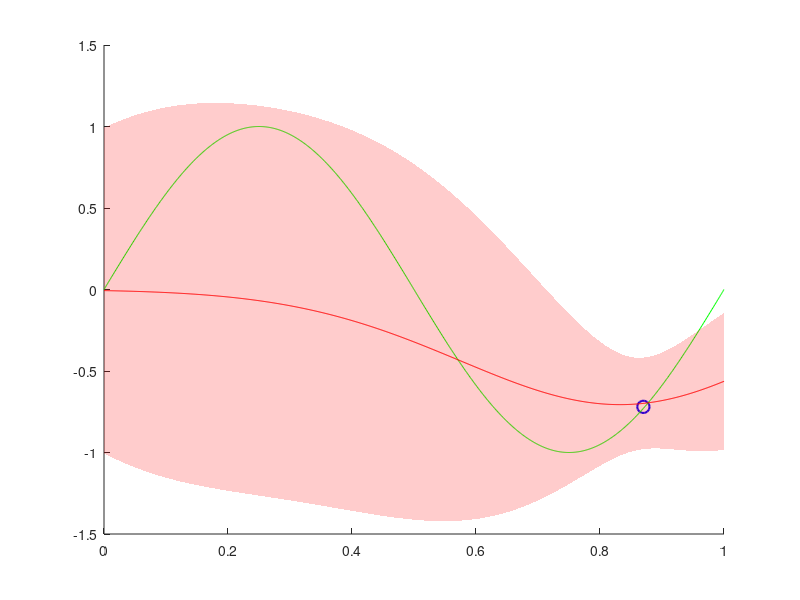
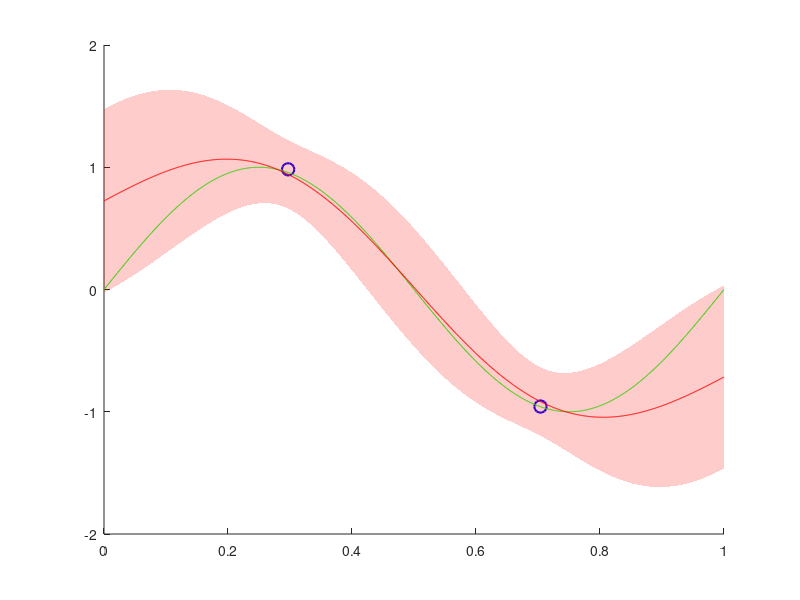
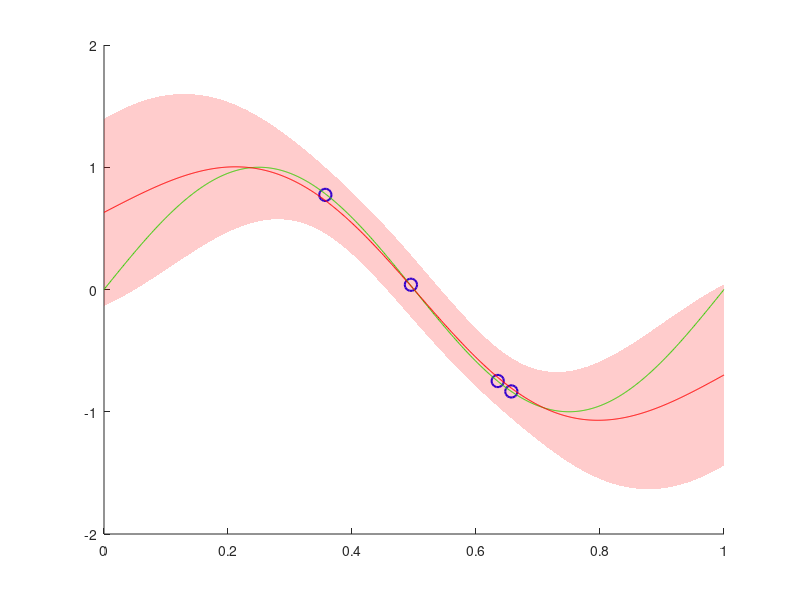
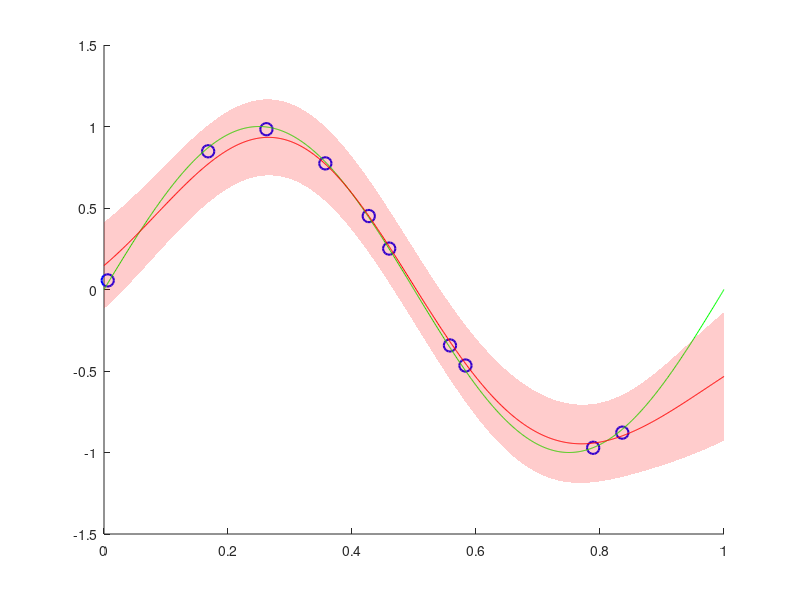

The MATLAB script that drew these images, in order:
%% Machine Learning Mini-MATLAB Project 2: Bayesian Linear Regression
%% Dennis Gavrilov, Andrew Koe, Miraj Patel
clear all; 
close all; 
clc;

%PART 2:

%generating axis, just like part 1
x = 0:.001:1;
y = 0:.001:1;
stddev = 0.2;
sampleDataT = zeros(size(x));

%real sine function
realSine = sin(2*pi.*x);

%figure; TEST
%plot(x,realSine, 'g');

%forloop to generate sample data
for i=1:1:length(x)
    %statements
    xn = unifrnd(-1,1);
    noise = normrnd(0,stddev);
    sampleDataT(i) = sin(2*pi.*x(:,i)) + (0.1)*noise;
    %keyboard;
end
totalData= [x', sampleDataT'];

%The Hyperparameters:
alpha = 2.0;
beta = (1/stddev)^2;

%Update Eqns
%First for ONE Target:
%Mn update eqn: Mn = beta*Sn*transpose(design)*targets
%Sn update eqn: inverse(Sn) = alpha*Identity + beta*transpose(design)*design

%This time we have 9 basis functions
%textbook said to refer to basis function (3.4)
%phij(x) = exp(-((x-Mu_j)^2)/(2*(s)^2)) where Mu_j governs locations of
%basis functions in input space, and s is the spacial scale

%to make even input space
Mu_j = linspace(0,1,9); %9 Mu's
sValue = 0.2; %arbitrary value for spacial scale
s = 0.2 * (ones(1,9));

%get one sample point
target1 = datasample(totalData,1);
pulledX = target1(:,1); %only want target inputs

phi_j = [];
%forloop to create each basis
for j=1:9
    phi_j = [phi_j; exp(-((pulledX-Mu_j(j)).^2)/(2*(s(j)).^2))];
end

%now want to create design matrix
design = transpose(phi_j);

%update
inverseSn = alpha*eye(9,9) + beta*(transpose(design))*design; %with 9 basis functions, eye is always 9x9
Sn = inv(inverseSn);
Mn = beta*Sn*(transpose(design))*target1(:,2); %only want target outputs

%Create phi function that can be used to calculate variance
for ll=1:9
    phi_x(ll,:) = exp(-((x-Mu_j(ll)).^2)/(2.*(s(ll)).^2));
end

%Get variance at every point in x's linspace
%Eqn Var = 1/beta + transpose(phi(x))*Sn*phi(x)
for ww=1:length(x)
    variance(ww) = 1/beta + transpose(phi_x(:,ww))*Sn*phi_x(:,ww);
end

%Posterior = Normal(t|transpose(Mn)*phi_j,var())
%Not necessary

figure;
hold on;
scatter(target1(:,1),target1(:,2),80,'MarkerEdgeColor',[0 0 1],...
              'LineWidth',1.5);
predictiveDist = transpose(Mn)*phi_x;
plot(x,realSine, 'g');
plot(x,predictiveDist,'r');

%Shaded part
minusvar=predictiveDist-sqrt(variance);
plusvar=predictiveDist+sqrt(variance);
X=[x,fliplr(x)];
Y=[minusvar,fliplr(plusvar)];
fill(X,Y,'r','FaceAlpha',.2,'EdgeColor','none');
hold off;

%% Now to do it all again but with 2 targets
targets = [];
pulledX = [];
phi_j = [];
for d=1:2
    targets =[targets; datasample(totalData,1)];
    pulledX(d,:) = targets(d,1); %only want target inputs
    %forloop to create each basis
    for j=1:9
        phi_j(d,j) = [exp(-((pulledX(d,1)- Mu_j(j)).^2)/(2*(s(j)).^2))];
    end
end

%now want to create design matrix
design = (phi_j);

%update
inverseSn = alpha*eye(9,9) + beta*(transpose(design))*design; %with 9 basis functions, eye is always 9x9
Sn = inv(inverseSn);
Mn = beta*Sn*(transpose(design))*targets(:,2); %only want target


%Create phi function that can be used to calculate variance
for ll=1:9
    phi_x(ll,:) = exp(-((x-Mu_j(ll)).^2)/(2.*(s(ll)).^2));
end
    
%Get variance at every point in x's linspace
%Eqn Var = 1/beta + transpose(phi(x))*Sn*phi(x)
for ww=1:length(x)
    variance(ww) = 1/beta + transpose(phi_x(:,ww))*Sn*phi_x(:,ww);
end

figure;
hold on;
scatter(targets(:,1),targets(:,2),80,'MarkerEdgeColor',[0 0 1],...
              'LineWidth',1.5);
predictiveDist = transpose(Mn)*phi_x;
plot(x,realSine, 'g');
plot(x,predictiveDist,'r');
%Shaded part
minusvar=predictiveDist-sqrt(variance);
plusvar=predictiveDist+sqrt(variance);
X=[x,fliplr(x)];
Y=[minusvar,fliplr(plusvar)];
fill(X,Y,'r','FaceAlpha',.2,'EdgeColor','none');
hold off;

%% Now to do it all again but with 4 targets
targets = [];
pulledX = [];
phi_j = [];
for d=1:4
    targets =[targets; datasample(totalData,1)];
    pulledX(d,:) = targets(d,1); %only want target inputs
    %forloop to create each basis
    for j=1:9
        phi_j(d,j) = [exp(-((pulledX(d,1)- Mu_j(j)).^2)/(2*(s(j)).^2))];
    end
end

%now want to create design matrix
design = (phi_j);

%update
inverseSn = alpha*eye(9,9) + beta*(transpose(design))*design; %with 9 basis functions, eye is always 9x9
Sn = inv(inverseSn);
Mn = beta*Sn*(transpose(design))*targets(:,2); %only want target


%Create phi function that can be used to calculate variance
for ll=1:9
    phi_x(ll,:) = exp(-((x-Mu_j(ll)).^2)/(2.*(s(ll)).^2));
end
    
%Get variance at every point in x's linspace
%Eqn Var = 1/beta + transpose(phi(x))*Sn*phi(x)
for ww=1:length(x)
    variance(ww) = 1/beta + transpose(phi_x(:,ww))*Sn*phi_x(:,ww);
end

figure;
hold on;
scatter(targets(:,1),targets(:,2),80,'MarkerEdgeColor',[0 0 1],...
              'LineWidth',1.5);
predictiveDist = transpose(Mn)*phi_x;
plot(x,realSine, 'g');
plot(x,predictiveDist,'r');
%Shaded part
minusvar=predictiveDist-sqrt(variance);
plusvar=predictiveDist+sqrt(variance);
X=[x,fliplr(x)];
Y=[minusvar,fliplr(plusvar)];
fill(X,Y,'r','FaceAlpha',.2,'EdgeColor','none');
hold off;

%% Now to do it all again but with 10 targets
targets = [];
pulledX = [];
phi_j = [];
for d=1:10
    targets =[targets; datasample(totalData,1)];
    pulledX(d,:) = targets(d,1); %only want target inputs
    %forloop to create each basis
    for j=1:9
        phi_j(d,j) = [exp(-((pulledX(d,1)- Mu_j(j)).^2)/(2*(s(j)).^2))];
    end
end

%now want to create design matrix
design = (phi_j);

%update
inverseSn = alpha*eye(9,9) + beta*(transpose(design))*design; %with 9 basis functions, eye is always 9x9
Sn = inv(inverseSn);
Mn = beta*Sn*(transpose(design))*targets(:,2); %only want target


%Create phi function that can be used to calculate variance
for ll=1:9
    phi_x(ll,:) = exp(-((x-Mu_j(ll)).^2)/(2.*(s(ll)).^2));
end
    
%Get variance at every point in x's linspace
%Eqn Var = 1/beta + transpose(phi(x))*Sn*phi(x)
for ww=1:length(x)
    variance(ww) = 1/beta + transpose(phi_x(:,ww))*Sn*phi_x(:,ww);
end

figure;
hold on;
scatter(targets(:,1),targets(:,2),80,'MarkerEdgeColor',[0 0 1],...
              'LineWidth',1.5);
predictiveDist = transpose(Mn)*phi_x;
plot(x,realSine, 'g');
plot(x,predictiveDist,'r');
%Shaded part
minusvar=predictiveDist-sqrt(variance);
plusvar=predictiveDist+sqrt(variance);
X=[x,fliplr(x)];
Y=[minusvar,fliplr(plusvar)];
fill(X,Y,'r','FaceAlpha',.2,'EdgeColor','none');
hold off;

%% Now to do it all again but with 25 targets
targets = [];
pulledX = [];
phi_j = [];
for d=1:25
    targets =[targets; datasample(totalData,1)];
    pulledX(d,:) = targets(d,1); %only want target inputs
    %forloop to create each basis
    for j=1:9
        phi_j(d,j) = [exp(-((pulledX(d,1)- Mu_j(j)).^2)/(2*(s(j)).^2))];
    end
end

%now want to create design matrix
design = (phi_j);

%update
inverseSn = alpha*eye(9,9) + beta*(transpose(design))*design; %with 9 basis functions, eye is always 9x9
Sn = inv(inverseSn);
Mn = beta*Sn*(transpose(design))*targets(:,2); %only want target


%Create phi function that can be used to calculate variance
for ll=1:9
    phi_x(ll,:) = exp(-((x-Mu_j(ll)).^2)/(2.*(s(ll)).^2));
end
    
%Get variance at every point in x's linspace
%Eqn Var = 1/beta + transpose(phi(x))*Sn*phi(x)
for ww=1:length(x)
    variance(ww) = 1/beta + transpose(phi_x(:,ww))*Sn*phi_x(:,ww);
end

figure;
hold on;
scatter(targets(:,1),targets(:,2),80,'MarkerEdgeColor',[0 0 1],...
              'LineWidth',1.5);
predictiveDist = transpose(Mn)*phi_x;
plot(x,realSine, 'g');
plot(x,predictiveDist,'r');
%Shaded part
minusvar=predictiveDist-sqrt(variance);
plusvar=predictiveDist+sqrt(variance);
X=[x,fliplr(x)];
Y=[minusvar,fliplr(plusvar)];
fill(X,Y,'r','FaceAlpha',.2,'EdgeColor','none');
hold off;

%finally done